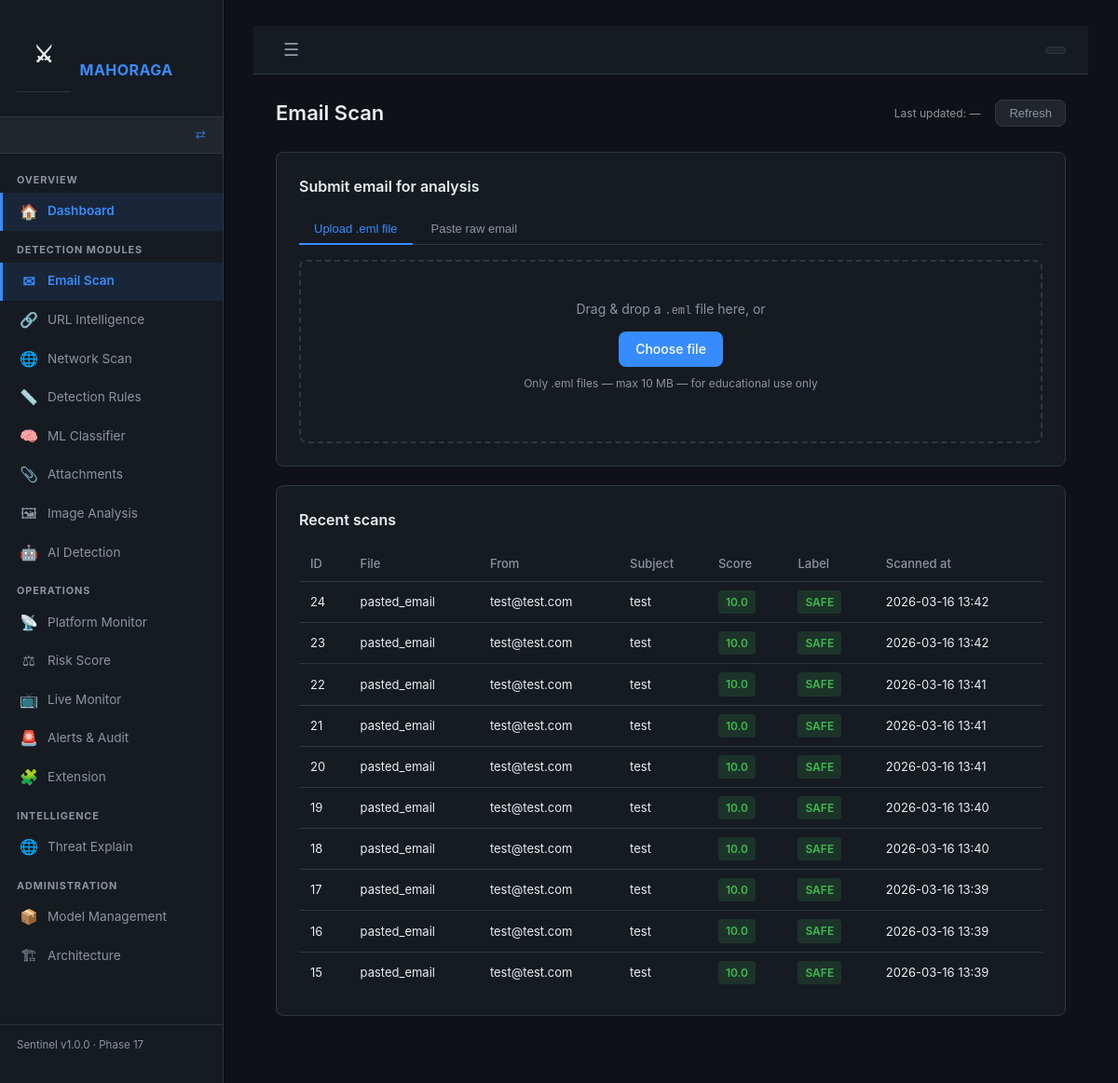
Before: /email/scan with the older database file.
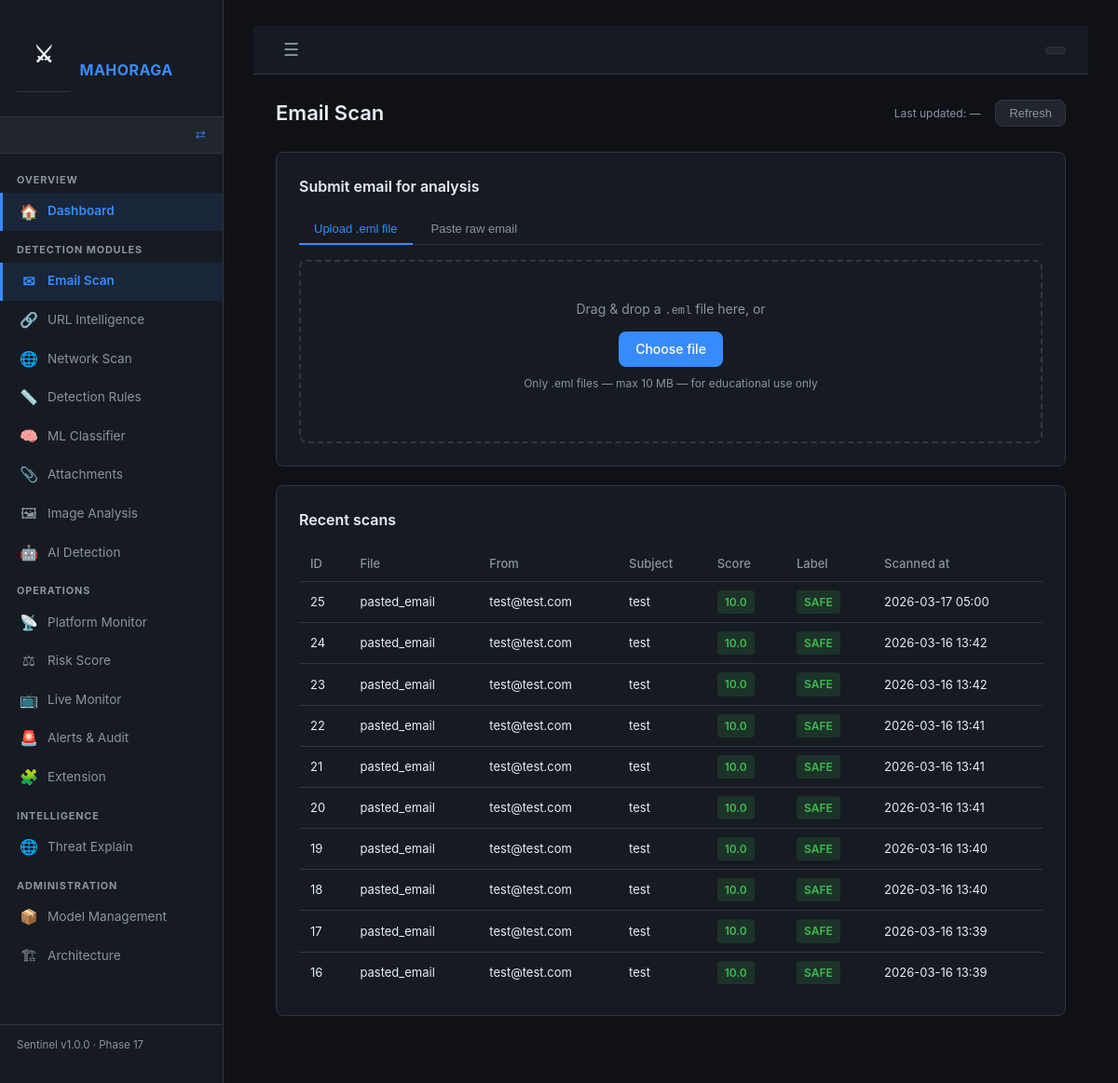
After: the same page with the newer database file.
### backend/app/models.py (models this page shows)
class EmailScan(db.Model):
    __tablename__ = "email_scans"
    id           = db.Column(db.Integer, primary_key=True)
    filename     = db.Column(db.String(255))
    sender       = db.Column(db.String(255))
    recipient    = db.Column(db.String(255))
    subject      = db.Column(db.Text)
    body_text    = db.Column(db.Text)
    body_html    = db.Column(db.Text)
    headers_raw  = db.Column(db.Text)          # JSON string of all headers
    spf_result   = db.Column(db.String(50))    # pass / fail / softfail / none
    dkim_result  = db.Column(db.String(50))
    dmarc_result = db.Column(db.String(50))
    risk_score   = db.Column(db.Float, default=0.0)   # 0.0 – 100.0
    label        = db.Column(db.String(20))    # SAFE / SUSPICIOUS / MALICIOUS
    scanned_at   = db.Column(db.DateTime, default=datetime.utcnow)
    urls         = db.relationship("URLScan",        backref="email", lazy=True)
    attachments  = db.relationship("AttachmentScan", backref="email", lazy=True)
    network_scans= db.relationship("NetworkScan",    backref="email", lazy=True)

### backend/app/routes/email_scan.py (the view)
@email_scan_bp.route("/email/scan", methods=["GET"])
def email_scan_page():
    recent_scans = (
        EmailScan.query
        .order_by(EmailScan.scanned_at.desc())
        .limit(10)
        .all()
    )
    return render_template("email_scan.html", recent_scans=recent_scans)

### backend/app/routes/dashboard.py (called while the page is built, shortened)
def get_current_role() -> str:
    return session.get("role", "")

def get_sidebar_config():
    role = get_current_role()
    cfg  = ROLES.get(role, {})
    all_items = _all_sidebar_items()
    if cfg.get("allowed_prefixes") is None:
        return all_items   # admin sees everything

### frontend/templates/email_scan.html (shortened to what this page needs)
{% extends "base.html" %}
{% block content %}
<div class="page-header">
  <h1>Email Scan</h1>
  <span class="last-updated" id="last-updated">
    Last updated: <span id="update-time">—</span>
  </span>
  <button class="btn-refresh" onclick="refreshHistory()">Refresh</button>
</div>
<div class="card">
  <h2>Submit email for analysis</h2>
  <div class="tab-bar">
    <button class="tab active" id="tab-upload" onclick="switchTab('upload')">
      Upload .eml file
    </button>
    <button class="tab" id="tab-paste" onclick="switchTab('paste')">
      Paste raw email
    </button>
  </div>
  <div id="panel-upload">
    <div class="upload-zone" id="drop-zone">
      <p>Drag &amp; drop a <code>.eml</code> file here, or</p>
      <label class="btn-primary" for="eml-file-input">Choose file</label>
      <p class="hint">Only .eml files — max 10 MB — for educational use only</p>
    </div>
  </div>
</div>
<div class="card">
  <h2>Recent scans</h2>
  <table class="data-table">
    <thead>
      <tr>
        <th>ID</th><th>File</th><th>From</th>
        <th>Subject</th><th>Score</th><th>Label</th><th>Scanned at</th>
      </tr>
    </thead>
    <tbody id="history-table-body">
      {% for scan in recent_scans %}
      <tr>
        <td>{{ scan.id }}</td>
        <td>{{ scan.filename }}</td>
        <td class="truncate">{{ scan.sender }}</td>
        <td class="truncate">{{ scan.subject }}</td>
        <td>
          <span class="score-pill score-{{ scan.label | lower }}">
            {{ scan.risk_score | round(1) }}
          </span>
        </td>
        <td>
          <span class="label-badge label-{{ scan.label | lower }}">{{ scan.label }}</span>
        </td>
        <td>{{ scan.scanned_at.strftime('%Y-%m-%d %H:%M') if scan.scanned_at else '—' }}</td>
      </tr>
      {% else %}
      <tr><td colspan="7" class="empty-state">No scans yet — upload an email above</td></tr>
      {% endfor %}
    </tbody>
  </table>
</div>
{% endblock %}

### frontend/templates/base.html (shortened to what this page needs)
<!DOCTYPE html>
<html lang="en">
<head>
  <link rel="stylesheet" href="/static/css/main.css">
</head>
<body>
<aside class="sidebar" id="sidebar">
  <div class="sidebar-brand">
    <span class="sidebar-logo">⚔</span>
    <span class="sidebar-title">MAHORAGA</span>
  </div>
  <div class="sidebar-role-badge">
    <a href="/role/clear" class="sidebar-role-switch" title="Switch role">⇄</a>
  </div>
  <nav class="sidebar-nav">
    {% for section in sidebar %}
    <div class="sidebar-section-label">{{ section.section }}</div>
    {% for item in section['items'] %}
    <a href="{{ item.url }}"
       class="sidebar-link {% if request.path == item.url or request.path.startswith(item.url.rstrip('/') + '/') %}active{% endif %}">
      <span class="sidebar-link-icon">{{ item.icon }}</span>
      <span class="sidebar-link-label">{{ item.label }}</span>
    </a>
    {% endfor %}
    {% endfor %}
  </nav>
  <div class="sidebar-footer">
    <span class="sidebar-version">Sentinel v1.0.0 · Phase 17</span>
  </div>
</aside>
<main class="main-content" id="mainContent">
  <header class="topbar">
    <button class="topbar-toggle" id="sidebarToggle" onclick="toggleSidebar()">☰</button>
    <div class="topbar-right">
      <span class="topbar-role">
      </span>
    </div>
  </header>
  <div class="content-area">
    {% block content %}{% endblock %}
  </div>
</main>
</body>
</html>

Changed rows visible on the page:
no longer on this page (row unchanged): EmailScan: id "15", filename "pasted_email", sender "test@test.com", subject "test", risk_score "10.0", label "SAFE", scanned_at "2026-03-16 13:39"
added EmailScan: id "25", filename "pasted_email", sender "test@test.com", subject "test", risk_score "10.0", label "SAFE", scanned_at "2026-03-17 05:00"
